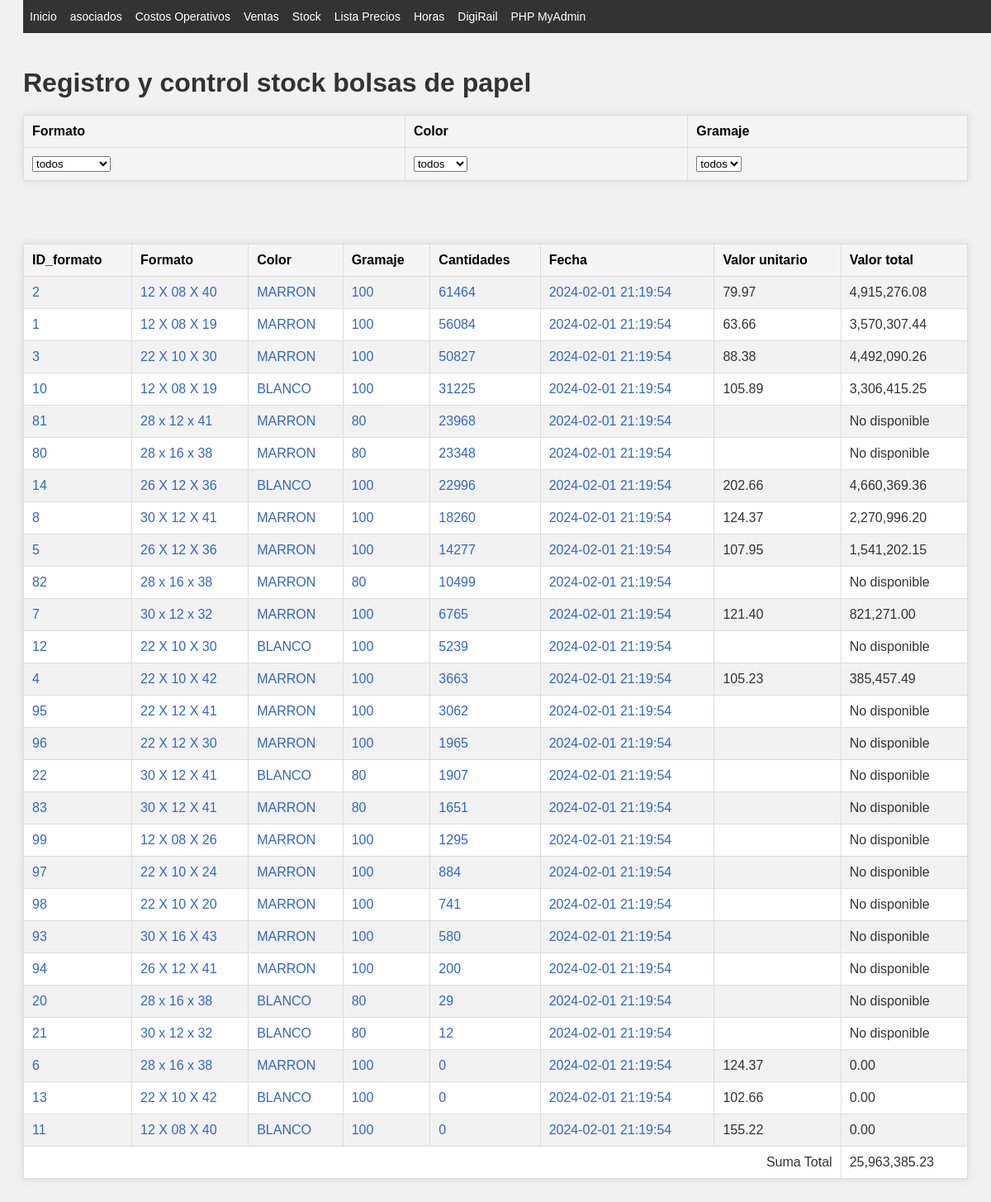
Before: /stock.php with the older database file.
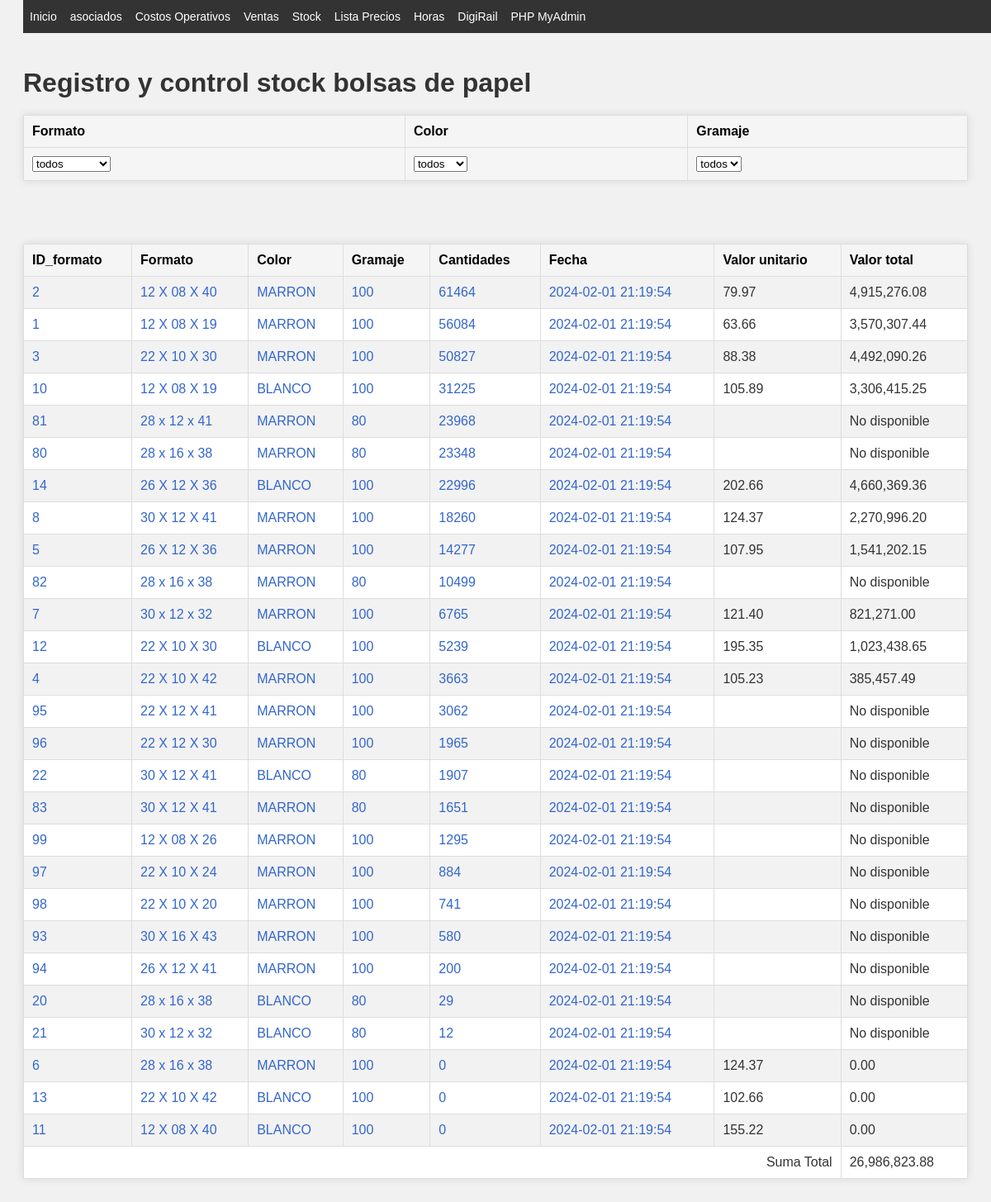
After: the same page with the newer database file.
### tables this page shows
CREATE TABLE `listado_precios` (
  `ID_listado` int(11) NOT NULL AUTO_INCREMENT,
  `ID_formato` int(11),
  `cantidad` int(11),
  `precio_u_sIVA` decimal(8,2),
  `fecha` date,
  PRIMARY KEY (`ID_listado`),
  FOREIGN KEY (`ID_formato`) REFERENCES `tabla_1` (`ID_formato`)
);

CREATE TABLE `tabla_1` (
  `ID_formato` int(11) NOT NULL,
  `formato` varchar(14) NOT NULL,
  `color` varchar(11) NOT NULL,
  `gramaje` int(11) NOT NULL,
  `cantidades` int(11) NOT NULL,
  `manijas` bit(1) NOT NULL,
  `fechatiempo` TIMESTAMP DEFAULT CURRENT_TIMESTAMP ON UPDATE CURRENT_TIMESTAMP
);

### stock.php (the view, shortened to what this page needs)
<?php
require "includes/header.php";
require_once 'Stock/conn.php';
$formatoFilter  = isset($_GET['Formato'])   ? $_GET['Formato']  : 'todos';
$colorFilter    = isset($_GET['color'])     ? $_GET['color']    : 'todos';
$gramajeFilter  = isset($_GET['gramaje'])   ? $_GET['gramaje']  : 'todos';
$query = "SELECT t1.*, t2.precio_u_sIVA FROM tabla_1 t1
          LEFT JOIN listado_precios t2 ON t1.ID_formato = t2.ID_formato";
$query .= " ORDER BY t1.cantidades DESC";
$stmt = $conn->prepare($query);
$stmt->execute();
$result = $stmt->get_result();
function crearEnlace($id_formato, $texto) {
    return '<a href="Stock/busqueda.php?ID_formato=' . $id_formato . '">' . htmlspecialchars($texto) . '</a>';
}
?>
<!DOCTYPE html>
<html>
<head>
    <link rel="stylesheet" href="CSS/style.css">
</head>
<body>
<h1>Registro y control stock bolsas de papel</h1>
<form action="stock.php" method="GET" id="filtroForm">
    <table>
        <tr>
            <th>Formato</th>
            <th>Color</th>
            <th>Gramaje</th>
        </tr>
        <tr>
            <th>
            <select name="Formato" onchange="submitForm()">
                <option value="todos" <?php if ($formatoFilter === 'todos') echo 'selected'; ?>>todos</option>
            </select>
            </th>
            <th>
                <select name="color" onchange="submitForm()">
                    <option value="todos" <?php if ($colorFilter === 'todos') echo 'selected'; ?>>todos</option>
                </select>
            </th>
            <th>
                <select name="gramaje" onchange="submitForm()">
                    <option value="todos"   <?php if ($gramajeFilter === 'todos')   echo 'selected'; ?>>todos   </option>
                </select>
            </th>
        </tr>
    </table>
    <br>
</form>
<br>
<table>
    <tr>
        <th>ID_formato</th>
        <th>Formato</th>
        <th>Color</th>
        <th>Gramaje</th>
        <th>Cantidades</th>
        <th>Fecha</th>
        <th>Valor unitario</th>
        <th>Valor total</th>
    </tr>
    <?php
    $totalSuma = 0;
    while ($row = mysqli_fetch_assoc($result)) { ?>
        <tr>
            <td><?php echo crearEnlace($row['ID_formato'], $row['ID_formato']); ?></td>
            <td><?php echo crearEnlace($row['ID_formato'], $row['formato']); ?></td>
            <td><?php echo crearEnlace($row['ID_formato'], $row['color']); ?></td>
            <td><?php echo crearEnlace($row['ID_formato'], $row['gramaje']); ?></td>
            <td><?php echo crearEnlace($row['ID_formato'], $row['cantidades']); ?></td>
            <td><?php echo crearEnlace($row['ID_formato'], $row['fechatiempo']); ?></td>
            <td><?php echo $row['precio_u_sIVA']; ?></td>
            <td>
                <?php
                    if (isset($row['precio_u_sIVA'])) {
                        $valorTotal = $row['cantidades'] * $row['precio_u_sIVA'];
                        echo number_format($valorTotal, 2, '.', ',');
                        $totalSuma += $valorTotal;
                    } else {
                        echo 'No disponible';
                    }
                ?>
            </td>
        </tr>
    <?php } ?>
    <tr>
        <td colspan="7" style="text-align: right;">Suma Total</td>
        <td><?php echo number_format($totalSuma, 2, '.', ','); ?></td>
    </tr>
</table>
</body>
</html>

### includes/header.php
<?php
echo '<!DOCTYPE html><html><head> <meta charset="UTF-8"> <link rel="stylesheet" type="text/css" href="CSS/index.css"> <link rel="stylesheet" type="text/css" href="CSS/header.css"> <meta name="viewport" content="width=device-width, initial-scale=1.0"> <link rel="shortcut icon" href="/favicon.ico" type="image/x-icon"> <link rel="icon" href="/imagenes/favicon.ico" type="image/x-icon"> </head><body>';
echo "<header> <br><br><br> <div class='topnav'> <ul>";
$paginaActual = basename($_SERVER['PHP_SELF']);
$claseActiva = "class='active'";
echo "<li><a href='/Bolsas/index.php' ".($paginaActual == 'Bolsas/index.php' ? $claseActiva : "").">Inicio</a></li>";
echo "<li><a href='/Bolsas/asociados.php' ".($paginaActual == 'Bolsas/asociados.php' ? $claseActiva : "").">asociados</a></li>";
echo "<li><a href='/Bolsas/costos_operativos.php' ".($paginaActual == 'Bolsas/costos_operativos.php' ? $claseActiva : "").">Costos Operativos</a></li>";
echo "<li><a href='/Bolsas/ventas.php' ".($paginaActual == 'Bolsas/ventas.php' ? $claseActiva : "").">Ventas</a></li>";
echo "<li><a href='/Bolsas/stock.php' ".($paginaActual == 'Bolsas/stock.php' ? $claseActiva : "").">Stock</a></li>";
echo "<li><a href='/Bolsas/lista_precios.php' ".($paginaActual == 'Bolsas/lista_precios.php' ? $claseActiva : "").">Lista Precios</a></li>";
echo "<li><a href='/horas/index.php' ".($paginaActual == '/horas/index.php' ? $claseActiva : "").">Horas</a></li>";
echo "<li><a href='/DigiRail/index.php' ".($paginaActual == '/DigiRail/index.php' ? $claseActiva : "").">DigiRail</a></li>";
echo "<li><a href='/phpMyAdmin/' target='_blank'>PHP MyAdmin</a></li>";
echo "</ul></div></header>";

### CSS/index.css (style rules this page uses)
body { font-family: verdana; resize: none; }
.topnav ul { list-style-type: none; margin: 0; padding: 0; overflow: hidden; background-color: #333; position: fixed; top: 0; width: 100%; }
.topnav li { float: left; }
.topnav li a { display: block; color: white; text-align: center; padding: 14px 16px; text-decoration: none; }
h1, #cabecera p { margin: 0; padding: 0; }

### CSS/header.css (style rules this page uses)
.topnav ul { list-style-type: none; margin: 0; padding: 0; overflow: hidden; background-color: #333; position: fixed; top: 0; width: 100%; }
.topnav li { float: left; font-size: 16px; }
.topnav li a { display: block; color: white; text-align: center; padding: 12px 8px; text-decoration: none; }
@media screen and (max-width: 1275px) { .topnav li { font-size: 15px; } }

### CSS/style.css (style rules this page uses)
body { font-family: Arial, sans-serif; background-color: #f4f4f4; color: #333; }
table { border-collapse: collapse; width: 80%; margin: 20px auto; background-color: #ffffff; box-shadow: 0 0 10px rgba(0,0,0,0.1); }
th, td { border: 1px solid #ddd; padding: 8px; text-align: left; }
th { background-color: #e9e9e9; color: #000; }
tr:nth-child(even) { background-color: #f2f2f2; }
body { font-family: Arial, sans-serif; background-color: #f1f1f1; padding: 20px; }
h1 { color: #333; }
table { width: 100%; border-collapse: collapse; margin-top: 20px; }
table th, table td { padding: 10px; text-align: left; border: 1px solid #ddd; }
table th { background-color: #f5f5f5; }
table td a { color: #3366cc; text-decoration: none; }
.topnav ul { list-style-type: none; margin: 0; padding: 0; overflow: hidden; background-color: #333; position: fixed; top: 0; width: 100%; }
.topnav li { float: left; font-size: 16px; }
.topnav li a { display: block; color: white; text-align: center; padding: 12px 8px; text-decoration: none; }
@media screen and (max-width: 1275px) { .topnav li { font-size: 15px; } }
@media screen and (max-width: 1200px) { .topnav li { font-size: 14px; } }

Changed rows visible on the page:
no longer on this page (row unchanged): tabla_1: ID_formato "12 22 X 10 X 30 BLANCO 100 5239 2024-02-01 21:19:54", shows "No disponible"
added listado_precios: ID_formato.ID_formato "12 22 X 10 X 30 BLANCO 100 5239 2024-02-01 21:19:54", precio_u_sIVA "195.35", valorTotal "1,023,438.65"
Other visible differences:
$totalSuma: "25,963,385.23" → "26,986,823.88"
